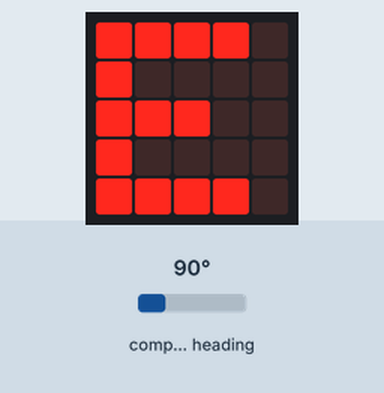
Bench run of a program on a simulated BBC micro:bit (MakeCode). Parts: the board's 5×5 LED display. Inputs (shaded band) come from the test bench; at power-on: compass heading 90°. The compass is already calibrated.

Above: at 1.2 s.
1.3 s: compass heading set to 50°
2.8 s: compass heading set to 40°
At 4.2 s:
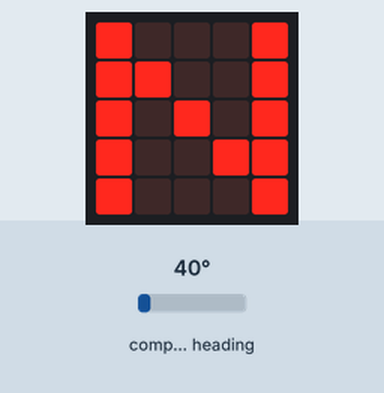
4.5 s: compass heading set to 180°
At 5.8 s:
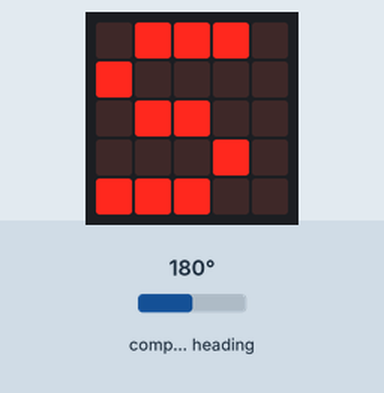
6.1 s: compass heading set to 220°
7.6 s: compass heading set to 229°
At 8.7 s:
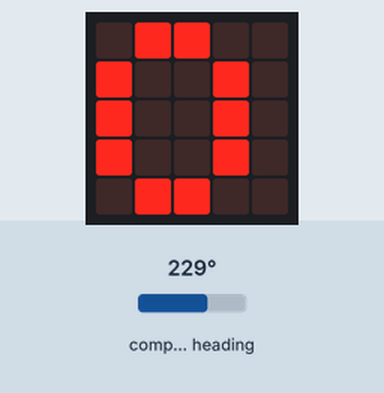
9.2 s: compass heading set to 7°
At 10.1 s:
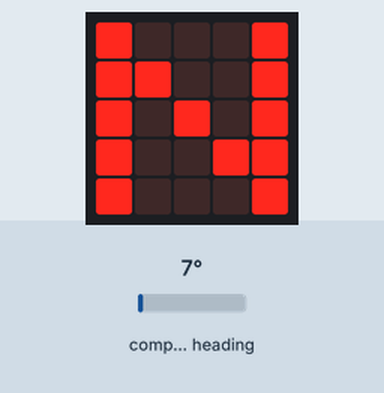
Timing chart, 0 to 11.7 s (numbered marks = the images above; inputs shaded):
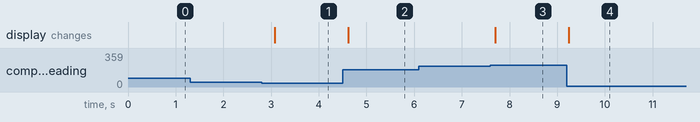

Measured:
- the behaviour switches between 45 and 44° on compass heading (found by bisection; images 0 and 1)
- the behaviour switches between 224 and 225° on compass heading (found by bisection; images 2 and 3)
- after the input at 1.3 s, every drawn part: stays the same
- after the input at 2.8 s, the display: changes after 0.28 s (image 1)
- after the input at 4.5 s, the display: changes after 0.12 s (image 2)
- after the input at 6.1 s, every drawn part: stays the same
- after the input at 7.6 s, the display: changes after 0.10 s (image 3)
- after the input at 9.2 s, the display: changes at once (image 4)

The program:

main.ts
```typescript
let gradi = 0
basic.forever(function () {
    gradi = input.compassHeading()
    if (gradi < 45) {
        basic.showString("N")
    } else if (gradi < 135) {
        basic.showString("E")
    } else if (gradi < 225) {
        basic.showString("S")
    } else if (gradi < 315) {
        basic.showString("O")
    } else {
        basic.showString("N")
    }
})
```

test.ts
```typescript
// i test vanno qui; questi non saranno compilati quando questo pacchetto viene usato come estensione.
```
